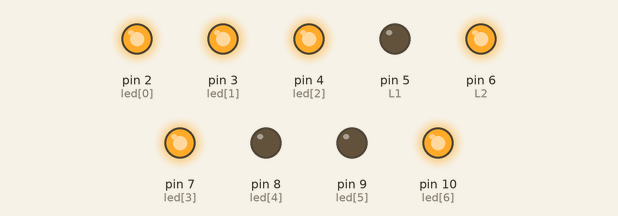
This sketch was run on a simulated Arduino Uno, built with avr-gcc and run on an emulated ATmega328P. Shown: output pins drawn as LEDs (lit = HIGH). Random numbers use the default seed unless the sketch sets one.

Above: at 0.1 s.
At 6.1 s:
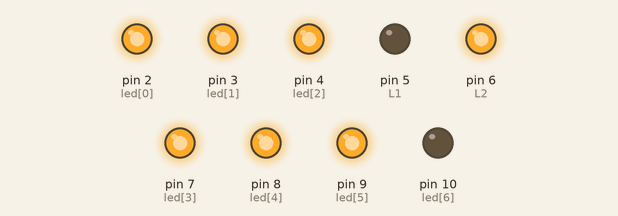
At 9.1 s:
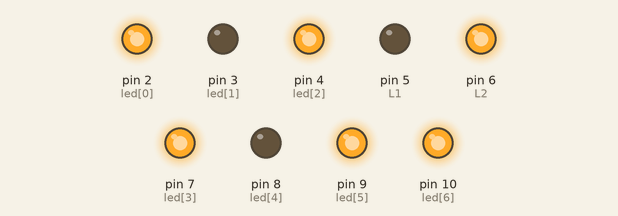
At 18.1 s:
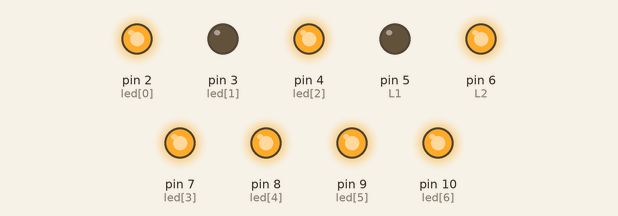
At 27.1 s:
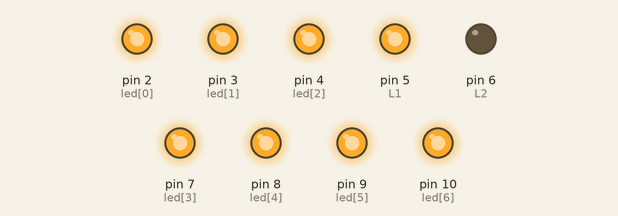
At 36.1 s:
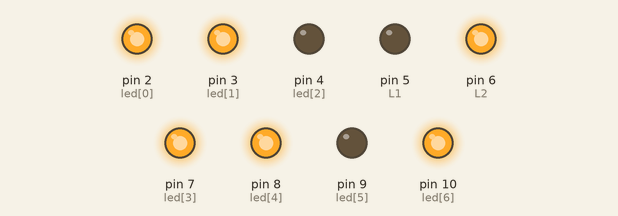
Timing chart, 0 to 40.0 s (numbered marks = the images above):
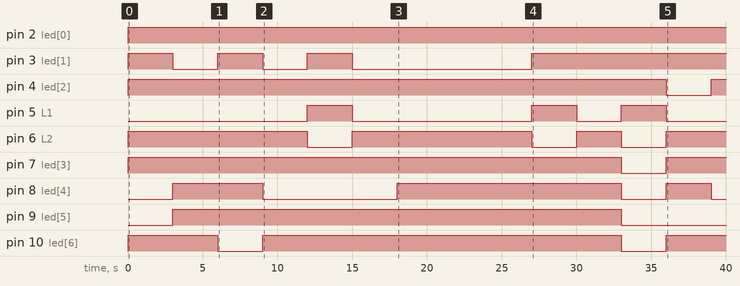

The sketch:

cau46-led7-2led-tong.ino
```cpp
int led[] = {2, 3, 4, 7, 8, 9, 10}; // LED 7 ?o?n: A, B, C, D, E, F, G
int L1 = 5;
int L2 = 6;

int mtso[11][7] = {
  {1, 1, 1, 1, 1, 1, 0}, // 0
  {0, 1, 1, 0, 0, 0, 0}, // 1
  {1, 1, 0, 1, 1, 0, 1}, // 2
  {1, 1, 1, 1, 0, 0, 1}, // 3
  {0, 1, 1, 0, 0, 1, 1}, // 4
  {1, 0, 1, 1, 0, 1, 1}, // 5
  {1, 0, 1, 1, 1, 1, 1}, // 6
  {1, 1, 1, 0, 0, 0, 0}, // 7
  {1, 1, 1, 1, 1, 1, 1}, // 8
  {1, 1, 1, 1, 0, 1, 1}, // 9
};

void setup() {
  for (int i = 0; i < 7; i++) {
    pinMode(led[i], OUTPUT);
  }
  pinMode(L1, OUTPUT);
  pinMode(L2, OUTPUT);

  randomSeed(analogRead(0));
}

void loop() {
  int a = random(0, 6);
  int b = random(0, 6);
  int tong = a + b;

  HienThiSo(tong);

  if (a > 3) {
    digitalWrite(L1, HIGH);
    digitalWrite(L2, LOW);
  } else {
    digitalWrite(L1, LOW);
    digitalWrite(L2, HIGH);
  }

  delay(3000);
}


void HienThiSo(int so) {
  for (int i = 0; i < 7; i++) {
    digitalWrite(led[i], mtso[so][i]);
  }
}
```

Measured:
- by itself, pin 2 (led[0]): LOW → HIGH at 0.00 s
- by itself, pin 3 (led[1]): repeats every 6.0 s: LOW 3.0 s, HIGH 3.0 s
- by itself, pin 4 (led[2]): LOW → HIGH at 0.00 s, → LOW 36.0 s later, → HIGH 3.0 s later
- by itself, pin 5 (L1): goes HIGH 3.0 s, LOW 12.0 s, HIGH 3.0 s, LOW 3.0 s, HIGH 3.0 s, then LOW
- by itself, pin 6 (L2): goes HIGH 12.0 s, LOW 3.0 s, HIGH 12.0 s, LOW 3.0 s, HIGH 3.0 s, LOW 3.0 s, then HIGH
- by itself, pin 7 (led[3]): LOW → HIGH at 0.00 s, → LOW 33.0 s later, → HIGH 3.0 s later
- by itself, pin 8 (led[4]): goes HIGH 6.0 s, LOW 9.0 s, HIGH 15.0 s, LOW 3.0 s, HIGH 3.0 s, then LOW
- by itself, pin 9 (led[5]): LOW → HIGH at 3.0 s, → LOW 30.0 s later
